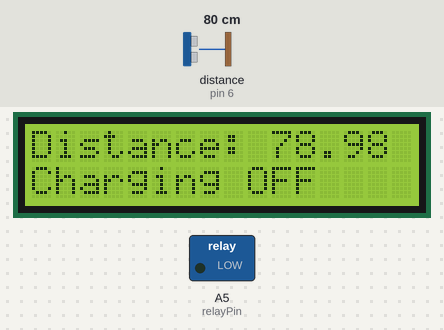
A sketch run on a simulated Arduino Uno, built with avr-gcc and run on an emulated ATmega328P. Parts: 16×2 character LCD, switched loads named in the sketch (green lamp = pin HIGH). Wiring (inferred from the names in the program): ultrasonic range finder: trigger pin 7; echo pin 6. The inputs (shaded band) are chosen by the test bench; at power-on: distance to the obstacle (sensor on pin 6) 80 cm. The echo pulse lasts 58.3 µs per cm; pins used as bus, display or sensor lines are not drawn.

Above: at 1.4 s.
1.5 s: distance to the obstacle (sensor on pin 6) set to 53 cm
At 2.2 s:
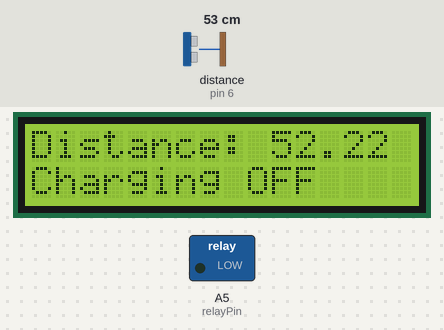
4.7 s: distance to the obstacle (sensor on pin 6) set to 45 cm
At 5.6 s:
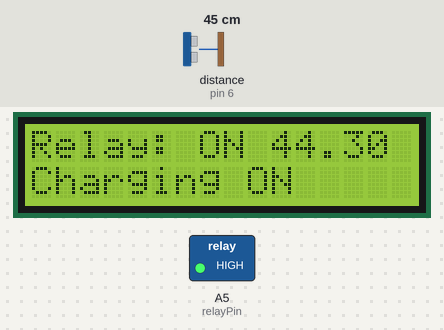
7.8 s: distance to the obstacle (sensor on pin 6) set to 299 cm
At 8.5 s:
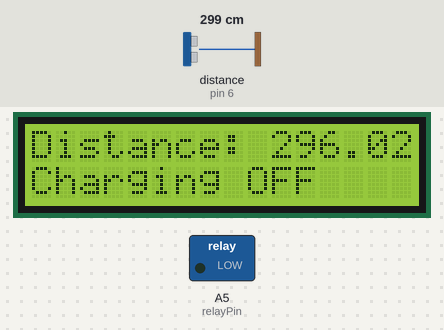
Timing chart, 0 to 10.8 s (numbered marks = the images above; inputs shaded):
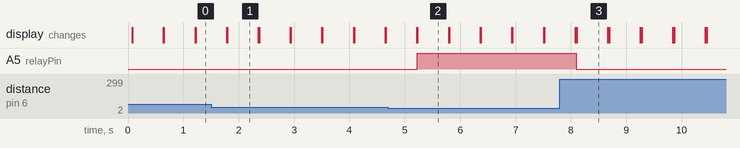

The sketch:

EV_Code.ino
```cpp
#include <LiquidCrystal.h>
const int trigPin  = 7;  // Arduino pin connected to Ultrasonic Sensor's TRIG pin
const int echoPin  = 6;  // Arduino pin connected to Ultrasonic Sensor's ECHO pin
const int relayPin = A5; // Arduino pin connected to Relay's pin
const int threshold = 50; // centimeters
LiquidCrystal lcd(12, 11, 5, 4, 3, 2);
// variables will change:
float duration, distanceCm;
void setup() {
  Serial.begin (9600);        // initialize serial port
  pinMode(trigPin, OUTPUT);  // set arduino pin to output mode
  pinMode(echoPin, INPUT);   // set arduino pin to input mode
  pinMode(relayPin, OUTPUT); // set arduino pin to output mode

}

void loop() {
  lcd.begin(16, 2);
  // Clear the trigPin
  digitalWrite(trigPin, LOW);
  delayMicroseconds(2);

  // Trigger the sensor by sending a 10µs HIGH pulse
  digitalWrite(trigPin, HIGH);
  delayMicroseconds(10);
  digitalWrite(trigPin, LOW);

  // Read the echo pin, return the sound wave travel time in microseconds
  duration = pulseIn(echoPin, HIGH);

  // Calculate the distance in centimeters
  distanceCm = duration * 0.034 / 2; // Speed of sound is 0.034 cm/µs

  // Display the distance on the LCD
  lcd.setCursor(0, 0);
  lcd.print("Distance: ");
  lcd.print(distanceCm);
  lcd.print(" cm    "); // Extra spaces to clear previous values

  // Control the relay based on the distance
  if (distanceCm < threshold) {
    digitalWrite(relayPin, HIGH); // Activate relay if distance is less than threshold
    lcd.setCursor(0, 0);
    lcd.print("Relay: ON");
    lcd.setCursor(0, 1);
    lcd.print("Charging ON");
  } else {
    digitalWrite(relayPin, LOW);  // Deactivate relay otherwise
    lcd.setCursor(0, 1);
    lcd.print("Relay: OFF");
    lcd.setCursor(0, 2);
    lcd.print("Charging OFF");
  }

  delay(500); // Wait for half a second before the next measurement
}
```

Measured:
- the behaviour switches between 51 and 50 cm on distance to the obstacle (sensor on pin 6) (found by bisection; images 1 and 2)
- after the input at 1.5 s, the display: first differs from a run without the input after 0.29 s (image 1)
- after the input at 4.7 s, A5 (relayPin): LOW → HIGH after 0.52 s; the display: first differs from a run without the input after 0.53 s (image 2)
- after the input at 7.8 s, A5 (relayPin): HIGH → LOW after 0.30 s; the display: first differs from a run without the input after 0.30 s (image 3)
- what the display in image 1 shows lasts 0.6 s, from 1.8 s to 2.4 s
